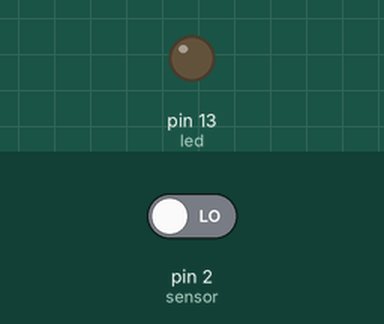
Simulated run of this sketch. Board: Arduino Uno, built with avr-gcc and run on an emulated ATmega328P. Parts: output pins drawn as LEDs (lit = HIGH). Dashed ring = blinking. Inputs (shaded band) come from the test bench; at power-on: pin 2 (sensor) LOW.

Above: at 1.2 s.
1.3 s: pin 2 (sensor) driven HIGH
At 1.57 s:
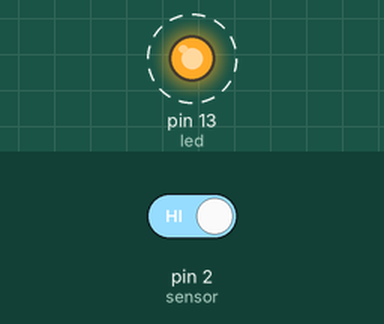
4.3 s: pin 2 (sensor) driven LOW
At 5.8 s:
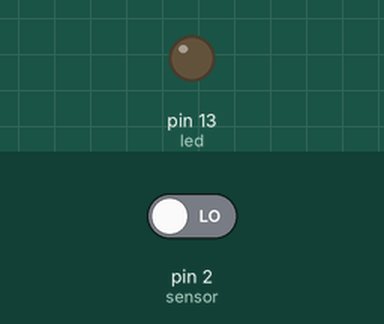
Timing chart, 0 to 7.3 s (numbered marks = the images above; inputs shaded):
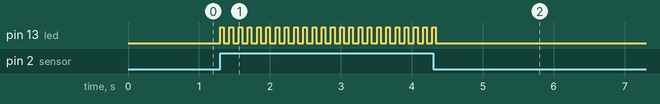

Measured:
- after the input at 1.3 s, pin 13 (led): alternates HIGH for 0.05 s and LOW for 0.08 s, starting at once
- after the input at 4.3 s, pin 13 (led): goes on until 4.3 s, then stays LOW

The sketch:

motion.ino
```cpp
int sensor = 2;
int led = 13;

void setup () {
  pinMode(led, OUTPUT);
  pinMode(sensor, INPUT);
}

void loop () {
  if (digitalRead(sensor)) {
    digitalWrite(led, HIGH);
    delay(50);
    digitalWrite(led, LOW);
    delay(80);
  } else {
    digitalWrite(led, LOW);
  }
}
```
